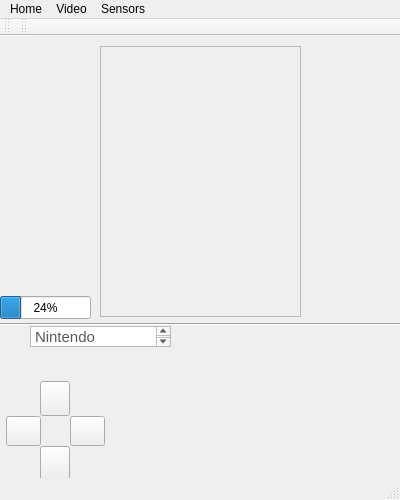
<?xml version="1.0" encoding="UTF-8"?>
<ui version="4.0">
 <class>MainWindow</class>
 <widget class="QMainWindow" name="MainWindow">
  <property name="geometry">
   <rect>
    <x>0</x>
    <y>0</y>
    <width>400</width>
    <height>500</height>
   </rect>
  </property>
  <property name="minimumSize">
   <size>
    <width>0</width>
    <height>0</height>
   </size>
  </property>
  <property name="maximumSize">
   <size>
    <width>400</width>
    <height>500</height>
   </size>
  </property>
  <property name="windowTitle">
   <string>Interface_Robot</string>
  </property>
  <widget class="QWidget" name="centralWidget">
   <widget class="QProgressBar" name="progressBar">
    <property name="geometry">
     <rect>
      <x>0</x>
      <y>260</y>
      <width>91</width>
      <height>23</height>
     </rect>
    </property>
    <property name="value">
     <number>24</number>
    </property>
   </widget>
   <widget class="QPushButton" name="TopArrow">
    <property name="geometry">
     <rect>
      <x>40</x>
      <y>345</y>
      <width>30</width>
      <height>35</height>
     </rect>
    </property>
    <property name="maximumSize">
     <size>
      <width>30</width>
      <height>40</height>
     </size>
    </property>
    <property name="text">
     <string/>
    </property>
    <property name="icon">
     <iconset resource="icon.qrc">
      <normaloff>:/icon/Icons/FLH.ico</normaloff>:/icon/Icons/FLH.ico</iconset>
    </property>
    <property name="iconSize">
     <size>
      <width>30</width>
      <height>50</height>
     </size>
    </property>
   </widget>
   <widget class="QPushButton" name="LeftArrow">
    <property name="geometry">
     <rect>
      <x>6</x>
      <y>380</y>
      <width>35</width>
      <height>30</height>
     </rect>
    </property>
    <property name="maximumSize">
     <size>
      <width>35</width>
      <height>30</height>
     </size>
    </property>
    <property name="text">
     <string/>
    </property>
    <property name="icon">
     <iconset resource="icon.qrc">
      <normaloff>:/icon/Icons/FG.ico</normaloff>:/icon/Icons/FG.ico</iconset>
    </property>
    <property name="iconSize">
     <size>
      <width>50</width>
      <height>30</height>
     </size>
    </property>
   </widget>
   <widget class="QPushButton" name="BotArrow">
    <property name="geometry">
     <rect>
      <x>40</x>
      <y>410</y>
      <width>30</width>
      <height>35</height>
     </rect>
    </property>
    <property name="maximumSize">
     <size>
      <width>30</width>
      <height>40</height>
     </size>
    </property>
    <property name="text">
     <string/>
    </property>
    <property name="icon">
     <iconset resource="icon.qrc">
      <normaloff>:/icon/Icons/FB.ico</normaloff>:/icon/Icons/FB.ico</iconset>
    </property>
    <property name="iconSize">
     <size>
      <width>30</width>
      <height>50</height>
     </size>
    </property>
   </widget>
   <widget class="QPushButton" name="RightArrow">
    <property name="geometry">
     <rect>
      <x>70</x>
      <y>380</y>
      <width>35</width>
      <height>30</height>
     </rect>
    </property>
    <property name="maximumSize">
     <size>
      <width>40</width>
      <height>30</height>
     </size>
    </property>
    <property name="text">
     <string/>
    </property>
    <property name="icon">
     <iconset resource="icon.qrc">
      <normaloff>:/icon/Icons/FD.ico</normaloff>:/icon/Icons/FD.ico</iconset>
    </property>
    <property name="iconSize">
     <size>
      <width>50</width>
      <height>30</height>
     </size>
    </property>
    <property name="autoDefault">
     <bool>false</bool>
    </property>
    <property name="default">
     <bool>false</bool>
    </property>
    <property name="flat">
     <bool>false</bool>
    </property>
   </widget>
   <widget class="QPushButton" name="power_on">
    <property name="geometry">
     <rect>
      <x>340</x>
      <y>360</y>
      <width>30</width>
      <height>30</height>
     </rect>
    </property>
    <property name="cursor">
     <cursorShape>WhatsThisCursor</cursorShape>
    </property>
    <property name="text">
     <string/>
    </property>
    <property name="icon">
     <iconset resource="icon.qrc">
      <normaloff>:/icon/Icons/co.ico</normaloff>:/icon/Icons/co.ico</iconset>
    </property>
    <property name="iconSize">
     <size>
      <width>30</width>
      <height>30</height>
     </size>
    </property>
    <property name="flat">
     <bool>true</bool>
    </property>
   </widget>
   <widget class="QPushButton" name="power_off">
    <property name="enabled">
     <bool>true</bool>
    </property>
    <property name="geometry">
     <rect>
      <x>300</x>
      <y>400</y>
      <width>30</width>
      <height>30</height>
     </rect>
    </property>
    <property name="cursor">
     <cursorShape>WhatsThisCursor</cursorShape>
    </property>
    <property name="text">
     <string/>
    </property>
    <property name="icon">
     <iconset resource="icon.qrc">
      <normaloff>:/icon/Icons/deco.ico</normaloff>:/icon/Icons/deco.ico</iconset>
    </property>
    <property name="iconSize">
     <size>
      <width>30</width>
      <height>30</height>
     </size>
    </property>
    <property name="flat">
     <bool>true</bool>
    </property>
   </widget>
   <widget class="QFrame" name="frame">
    <property name="geometry">
     <rect>
      <x>100</x>
      <y>10</y>
      <width>201</width>
      <height>271</height>
     </rect>
    </property>
    <property name="frameShape">
     <enum>QFrame::StyledPanel</enum>
    </property>
    <property name="frameShadow">
     <enum>QFrame::Raised</enum>
    </property>
   </widget>
   <widget class="Line" name="line">
    <property name="geometry">
     <rect>
      <x>0</x>
      <y>280</y>
      <width>871</width>
      <height>16</height>
     </rect>
    </property>
    <property name="orientation">
     <enum>Qt::Horizontal</enum>
    </property>
   </widget>
   <widget class="QTextEdit" name="textEdit">
    <property name="geometry">
     <rect>
      <x>30</x>
      <y>290</y>
      <width>141</width>
      <height>21</height>
     </rect>
    </property>
    <property name="html">
     <string>&lt;!DOCTYPE HTML PUBLIC &quot;-//W3C//DTD HTML 4.0//EN&quot; &quot;http://www.w3.org/TR/REC-html40/strict.dtd&quot;&gt;
&lt;html&gt;&lt;head&gt;&lt;meta name=&quot;qrichtext&quot; content=&quot;1&quot; /&gt;&lt;style type=&quot;text/css&quot;&gt;
p, li { white-space: pre-wrap; }
&lt;/style&gt;&lt;/head&gt;&lt;body style=&quot; font-family:'MS Shell Dlg 2'; font-size:7.8pt; font-weight:400; font-style:normal;&quot;&gt;
&lt;p style=&quot; margin-top:0px; margin-bottom:0px; margin-left:0px; margin-right:0px; -qt-block-indent:0; text-indent:0px;&quot;&gt;&lt;span style=&quot; font-size:11pt; color:#5a5a5a;&quot;&gt;Nintendo&lt;/span&gt;&lt;span style=&quot; font-size:11pt;&quot;&gt; &lt;/span&gt;&lt;span style=&quot; font-size:11pt; font-weight:600; font-style:italic; color:#0000ff;&quot;&gt;G&lt;/span&gt;&lt;span style=&quot; font-size:11pt; font-weight:600; font-style:italic; color:#55aa00;&quot;&gt;A&lt;/span&gt;&lt;span style=&quot; font-size:11pt; font-weight:600; font-style:italic; color:#ff007f;&quot;&gt;M&lt;/span&gt;&lt;span style=&quot; font-size:11pt; font-weight:600; font-style:italic; color:#e31102;&quot;&gt;E&lt;/span&gt;&lt;span style=&quot; font-size:11pt; font-weight:600; font-style:italic; color:#ff1202;&quot;&gt;B&lt;/span&gt;&lt;span style=&quot; font-size:11pt; font-weight:600; font-style:italic; color:#b8b842;&quot;&gt;O&lt;/span&gt;&lt;span style=&quot; font-size:11pt; font-weight:600; font-style:italic; color:#aa00ff;&quot;&gt;T&lt;/span&gt;&lt;span style=&quot; font-size:20pt; color:#aa00ff;&quot;&gt; &lt;/span&gt;&lt;span style=&quot; font-size:7pt; color:#5a5a5a;&quot;&gt;TM&lt;/span&gt;&lt;/p&gt;&lt;/body&gt;&lt;/html&gt;</string>
    </property>
   </widget>
  </widget>
  <widget class="QMenuBar" name="menuBar">
   <property name="geometry">
    <rect>
     <x>0</x>
     <y>0</y>
     <width>400</width>
     <height>26</height>
    </rect>
   </property>
   <widget class="QMenu" name="menuHome">
    <property name="title">
     <string>Home</string>
    </property>
   </widget>
   <widget class="QMenu" name="menuVideo">
    <property name="title">
     <string>Video</string>
    </property>
   </widget>
   <widget class="QMenu" name="menuSensors">
    <property name="title">
     <string>Sensors</string>
    </property>
   </widget>
   <addaction name="menuHome"/>
   <addaction name="menuVideo"/>
   <addaction name="menuSensors"/>
  </widget>
  <widget class="QToolBar" name="mainToolBar">
   <attribute name="toolBarArea">
    <enum>TopToolBarArea</enum>
   </attribute>
   <attribute name="toolBarBreak">
    <bool>false</bool>
   </attribute>
  </widget>
  <widget class="QStatusBar" name="statusBar"/>
  <widget class="QToolBar" name="toolBar">
   <property name="windowTitle">
    <string>toolBar</string>
   </property>
   <attribute name="toolBarArea">
    <enum>TopToolBarArea</enum>
   </attribute>
   <attribute name="toolBarBreak">
    <bool>false</bool>
   </attribute>
  </widget>
 </widget>
 <layoutdefault spacing="6" margin="11"/>
 <resources>
  <include location="icon.qrc"/>
 </resources>
 <connections/>
</ui>
